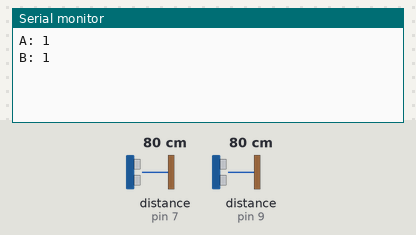
The sketch below on a simulated Arduino Uno, built with avr-gcc and run on an emulated ATmega328P. Shown: the last lines printed to the serial monitor. The inputs (shaded band) are chosen by the test bench; at power-on: distance to the obstacle (sensors on pin 7, pin 9) 80 cm. The echo pulse lasts 58.3 µs per cm.

Above: at 1.3 s.
1.4 s: distance to the obstacle (sensor on pin 7) set to 120 cm
At 2.2 s:
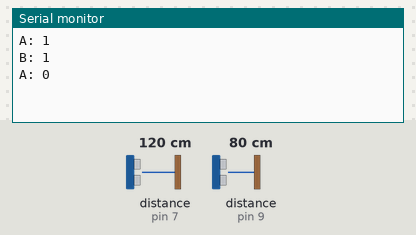
2.9 s: distance to the obstacle (sensor on pin 9) set to 120 cm
At 4.5 s:
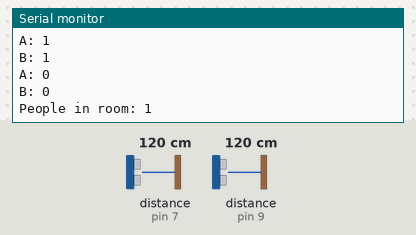

The sketch:

cek_2.ino
```cpp
#include <NewPing.h>

// Sensor ultrasonik 1
#define trigPin1 6
#define echoPin1 7
// Sensor ultrasonik 2
#define trigPin2 8
#define echoPin2 9
//int relayPin = 12;


#define MAX_DISTANCE 150


class USSensor {
public:
  USSensor(int trigPin, int echoPin, String aName) {
    trig = trigPin;
    echo = echoPin;
    sonar = new NewPing(trigPin, echoPin, MAX_DISTANCE);
    isActivated = false;
    name = aName;
    time = 0;
  }

  void update() {
    updateSensor();
    if (value < 100) {
      setActive(true);
    } else {
      if (millis() - time > 500) {
        setActive(false);
      }
    }
  }

  void reset() {
    setActive(false);
    time = 0;
  }

  void setActive(boolean state) {
    if (!isActivated && state) {
      time = millis();
    }
    if (isActivated != state) {
      isActivated = state;
      Serial.print(name + ": ");
      Serial.println(state);
    }
  }

  boolean wasActive() {
    return (time != 0) && !isActivated;
  }

  int lastActive() {
    return millis() - time;
  }

private:
  int trig;
  int echo;
  int led;
  String name;
  boolean isActivated;
  unsigned long time;
  float value;
  NewPing *sonar;

  void updateSensor() {

    delay(25);
    unsigned int uS = sonar->ping();
    value = uS / US_ROUNDTRIP_CM;

//    delay(5);
//    pinMode(trig, OUTPUT);
//    digitalWrite(trig, LOW);
//    delayMicroseconds(50);
//    digitalWrite(trig, HIGH);
//    delayMicroseconds(200);
//    digitalWrite(trig, LOW);
//    pinMode(echo, INPUT);
//    int pulseLen = pulseIn(echo, HIGH);
//    float currentValue = pulseLen / 29.387 /2; // [voloshyn] convert into cm
//    if (value == 0.0f) value = currentValue;
//    else value = (value + currentValue) / 2;
//    value = pulseLen / 29.387 /2; // [voloshyn] convert into cm
  }
};

int peopleInRoom = 0;
USSensor *A;
USSensor *B;

void setup() {
  Serial.begin(9600);
  A = new USSensor(trigPin1, echoPin1, "A");
  B = new USSensor(trigPin2, echoPin2, "B");
  //pinMode(relayPin, OUTPUT);
}

void loop() {

    A->update();
    B->update();

    if (A->wasActive() && B->wasActive()) {
      int a_time = A->lastActive();
      int b_time = B->lastActive();
      if (a_time < 5000 && b_time < 5000) {
        if (a_time > b_time) {
          peopleInRoom++;
        } else {
          peopleInRoom--;
        }
        Serial.print("People in room: ");
        Serial.println(peopleInRoom);
      }
      A->reset();
      B->reset();
    }

    if (peopleInRoom < 0) { // [voloshyn] in case when someone was already in the room when system was activated
      peopleInRoom = 0;
    }

    //if (peopleInRoom > 0) {
    //  digitalWrite(relayPin, HIGH);
    //} else {
    //  digitalWrite(relayPin, LOW);
    //}
    delay (500);
}
```

Measured:
- after the input at 1.4 s, the serial monitor: prints a new line after 0.32 s (image 1)
- after the input at 2.9 s, the serial monitor: prints a new line after 0.54 s (image 2)
